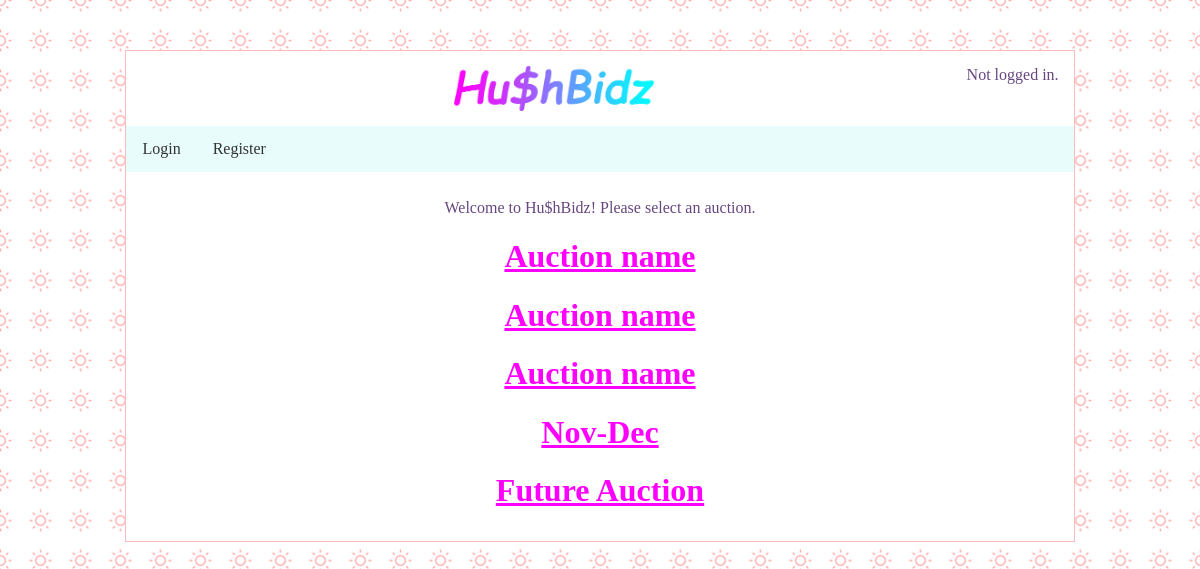
Before: /auction_app/ with the older database file.
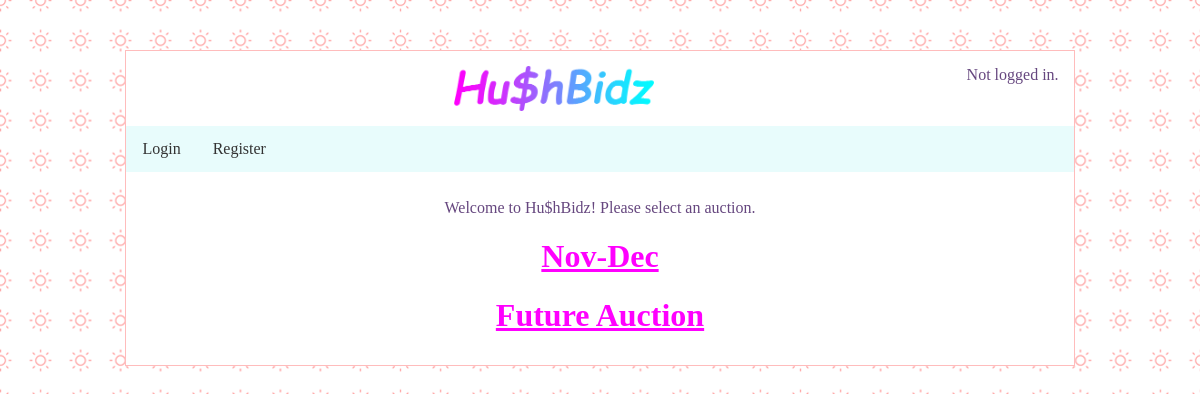
After: the same page with the newer database file.
### auction_app/models.py (models this page shows, shortened)
class Auction(models.Model):
    name = models.CharField('name', max_length=256, default = 'Auction name')
    description = models.TextField('description', default = 'description', max_length=256)
    admin=models.CharField(max_length=256)
    live_auction=models.BooleanField(default=False)
    start_time=models.DateTimeField('start_time', default = timezone.now)
    end_time=models.DateTimeField('end_time', default = one_hour_hence)
    numUsers = 0

### auction_app/views.py (the view)
def index(request):
    auctions = Auction.objects.all()
    context = {
        'auctions': auctions,
    }
    template = loader.get_template('auction_app/index.html')
    return HttpResponse(template.render(context,request))

### auction_app/templates/auction_app/index.html
{% extends "auction_app/base.html" %}
{% block content %}
<p style="text-align: center;">Welcome to Hu$hBidz! Please select an auction.</p>
  {% if auctions %}
	{% for a in auctions %}
           <div>
             <h1 style="text-align: center;"><a id="aucname" href="{% url 'view_auction' pk=a.pk %}">{{a.name}}</a></h1>
	   </div>
	{% endfor %}
   {% else %}
   <p style="text-align: center;">No Auctions to show <br/>
<a href="{% url 'setup_auction' %}">Add Auctions</a> </p>
  {% endif %}
{% endblock %}

Changed rows visible on the page:
removed Auction: name "Auction name"
removed Auction: name "Auction name"
removed Auction: name "Auction name"
